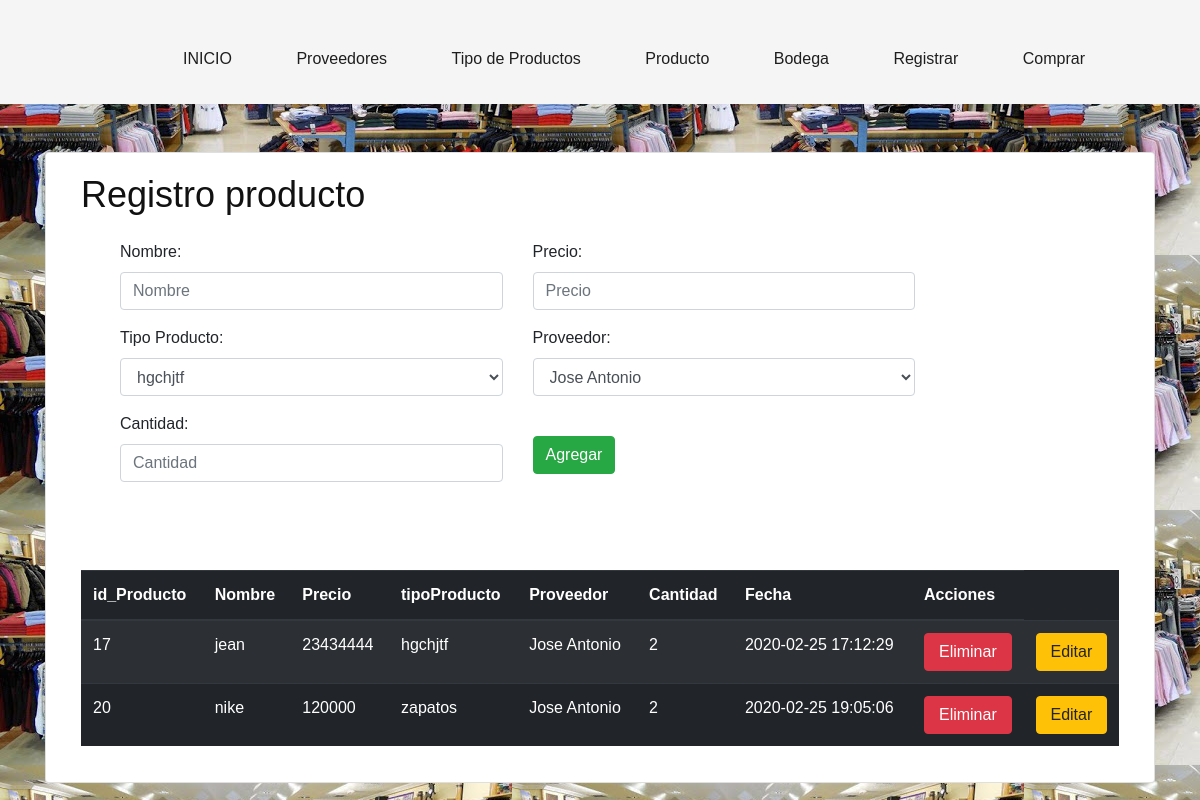
The page /Vista/producto.php on the database its author committed.
### tables this page shows
CREATE TABLE `producto` (
  `id_producto` int(11) NOT NULL,
  `nombreP` varchar(225) NOT NULL,
  `precioP` int(11) NOT NULL,
  `tipoProducto` int(11) NOT NULL,
  `proveedor` int(11) NOT NULL,
  `cantidad` int(11) NOT NULL,
  `fecha` timestamp NOT NULL DEFAULT current_timestamp()
);

CREATE TABLE `tipoproducto` (
  `id_tipo` int(11) NOT NULL,
  `descripcion` varchar(225) NOT NULL
);

CREATE TABLE `proveedor` (
  `id_proveedor` int(11) NOT NULL,
  `rut` int(11) NOT NULL,
  `nombre` varchar(225) NOT NULL,
  `celular` int(11) NOT NULL,
  `correo` varchar(225) NOT NULL,
  `direccion` varchar(225) NOT NULL
);

### Modelo/Conexion.php (called while the page is built, shortened)
<?php
class Conexion{
    private $conexion;
    public function __construct()
    {
      return  $this->conexion= new mysqli('localhost','root','','db_proyecto');
    }
    public function consultaTabla($sql)
    {
        $tabla=$this->conexion->query($sql)->fetch_all(MYSQLI_ASSOC);
        return $tabla;
    }
}
?>

### Modelo/productoModelo.php (called while the page is built, shortened)
<?php
require_once ('Conexion.php');
class Producto
{
    private $conexion;
    public function __construct()
    {
        $this->conexion=new Conexion();
    }
    public function consultaTipo()
    {
        $sql="SELECT * FROM `tipoproducto` ";
        return $this->conexion->consultaTabla($sql);
    }
    public function consultaProveedor()
    {
        $sql="SELECT * FROM `proveedor` ";
        return $this->conexion->consultaTabla($sql);
    }
    public function listar()
    {
       $sql="SELECT * FROM `producto` INNER JOIN tipoproducto ON producto.tipoProducto=tipoproducto.id_tipo
       JOIN proveedor ON producto.proveedor=proveedor.id_proveedor";
       $tabla=$this->conexion->consultaTabla($sql);
       return $tabla;
    }
}
?>

### Vista/producto.php (the view, shortened to what this page needs)
<!DOCTYPE html>
<html lang="en">
<head>
    <link rel="stylesheet" href="../boostrap/css/bootstrap.min.css">
    <link rel="stylesheet" href="../boostrap/css/body.css">
    <link rel="stylesheet" href="css/bootstrap.min.css" type="text/css">
    <link rel="stylesheet" href="css/font-awesome.min.css" type="text/css">
    <link rel="stylesheet" href="css/nice-select.css" type="text/css">
    <link rel="stylesheet" href="css/owl.carousel.min.css" type="text/css">
    <link rel="stylesheet" href="css/magnific-popup.css" type="text/css">
    <link rel="stylesheet" href="css/slicknav.min.css" type="text/css">
    <link rel="stylesheet" href="css/style.css" type="text/css">
    <link rel="stylesheet" href="../boostrap/css/body.css">
</head>
<?php
require_once ('../Modelo/productoModelo.php');
$producto=new Producto();
$lista=$producto->listar();
$tipos=$producto->consultaTipo();
$proveedores=$producto->consultaProveedor();
$nombre="";
$precio="";
$tipo="";
$proveedor="";
$cantidad="";
?>
<body style="background-image: url(img/wen2.jpeg);">
<header style="background-color:whitesmoke;" class="header-section">
        <div class="container-fluid" >
            <div class="inner-header">
                <nav class="main-menu mobile-menu">
                    <ul>
                    <li><a href="index2.html">INICIO</a></li>
                        <li><a href="proveedor.php">Proveedores</a></li>
                        <li><a href="tipoProducto.php"> Tipo de Productos</a></li>
                        <li><a href="producto.php">Producto</a></li>
                        <li><a href="bodega.php">Bodega</a></li>
                        <li><a href="cliente.php">Registrar</a></li>
                        <li><a href="ver.php">Comprar</a></li>
                    </ul>
                </nav>
            </div>
        </div>
    </header>
    <br>
    <br>
    <div class="container">
        <div class="card card-body">
            <div class="container">
            <form action="../Controlador/productoController.php" method="post">
                <h2>Registro producto</h2>
                <div class="row mx-4 my-4">
                    <div class="col-md-5">
                        <div class="form-group">
                            <label for="">Nombre:</label>
                            <input type="text" name="nombre" value="<?=$nombre?>" class="form-control" placeholder="Nombre" id="">
                        </div>
                        <div class="form-group">
                            <label for="">Tipo Producto:</label>
                            <select name="tipo" class="form-control" id="">
                                <?php
                                    foreach ($tipos as $producto) {
                                        if ($tipo==$producto['descripcion']) {
                                           ?>
                                           <option value="<?=$idT?>"selected><?=$producto?></option>
                                           <?php
                                        }else {
                                            ?>
                                            <option value="<?=$producto['id_tipo']?>"><?=$producto['descripcion']?></option>
                                            <?php
                                        }
                                        ?>
                                         <?php
                                    }
                                ?>
                            </select>
                        </div>
                        <div class="form-group">
                            <label for="">Cantidad:</label>
                            <input type="number" name="cantidad" value="<?=$cantidad?>" class="form-control" placeholder="Cantidad" id="">
                        </div>
                    </div>
                    <div class="col-md-5">
                        <div class="form-group">
                            <label for="">Precio:</label>
                            <input type="number" name="precio" value="<?=$precio?>" class="form-control" placeholder="Precio" id="">
                        </div>
                        <div class="form-group">
                            <label for="">Proveedor:</label>
                            <select name="proveedor" class="form-control" id="">
                            <?php
                                    foreach ($proveedores as $producto) {
                                        if ($proveedor==$producto['nombre']) {
                                           ?>
                                           <option value="<?=$idP?>"selected><?=$producto?></option>
                                           <?php
                                        }else {
                                            ?>
                                            <option value="<?=$producto['id_proveedor']?>"><?=$producto['nombre']?></option>
                                            <?php
                                        }
                                        ?>
                                         <?php
                                    }
                                ?>
                            </select>
                        </div>
                        <br>
                        <?php
                        if (isset($_GET['editar'])) {
                           ?>
                            <input type="submit" name="editar" value="Actualizar" class="btn btn-success " class="form-control" id="">
                           <?php
                        }else {
                            ?>
                             <input type="submit" name="insertar" value="Agregar" class="btn btn-success " class="form-control" id="">
                            <?php
                        }
                        ?>
                    </div>
                </div>
            </form>
            <br><br>
            <table class="table table-dark table-striped">
                <thead>
                    <tr>
                        <th>id_Producto</th>
                        <th>Nombre</th>
                        <th>Precio</th>
                        <th>tipoProducto</th>
                        <th>Proveedor</th>
                        <th>Cantidad</th>
                        <th>Fecha</th>
                        <th>Acciones</th>
                    </tr>
                </thead>
                <tbody>
                    <?php
                        foreach ($lista as $producto) {
                           ?>
                    <tr>
                        <td><?=$producto['id_producto']?></td>
                        <td><?=$producto['nombreP']?></td>
                        <td><?=$producto['precioP']?></td>
                        <td><?=$producto['descripcion']?></td>
                        <td><?=$producto['nombre']?></td>
                        <td><?=$producto['cantidad']?></td>
                        <td><?=$producto['fecha']?></td>
                        <td>
                            <a href="../Controlador/productoController.php?eliminar=<?=$producto['id_producto']?>" class="btn btn-danger btn-block">Eliminar</a>
                        </td>
                        <td>
                    <a href="producto.php?editar=<?=$producto['id_producto']?>" class="btn btn-warning btn-block">Editar</a>
                    </td>
                    </tr>
                           <?php
                        }
                    ?>
                </tbody>
            </table>
        </div>
    </div>
</body>
</html>

### Vista/css/style.css (style rules this page uses)
html, body { height: 100%; font-family: "Montserrat", sans-serif; -webkit-font-smoothing: antialiased; font-smoothing: antialiased; background: none; }
h1, h2, h3, h4, h5, h6 { margin: 0; color: #111111; font-weight: 500; font-family: "Montserrat", sans-serif; }
h2 { font-size: 36px; }
ul, ol { padding: 0; margin: 0; }
.header-section { height: 104px; padding-top: 38px; padding-bottom: 24px; padding-left: 45px; padding-right: 45px; }
.inner-header .main-menu { float: right; margin-right: 150px; }
.inner-header .main-menu ul li { display: inline-block; margin-left: 60px; position: relative; }
.inner-header .main-menu ul li a { color: #1e1e1e; font-size: 16px; display: inline-block; font-weight: 500; position: relative; line-height: 42px; }
.inner-header .main-menu ul li a:after { position: absolute; left: 0; bottom: 7px; width: 100%; height: 2px; background: #1e1e1e; content: ""; opacity: 0; -webkit-transform: all 0.3s; -webkit-transition: all 0.3s; transition: all 0.3s; }
@media only screen and (min-width: 1200px) and (max-width: 1340px) { .inner-header .main-menu { margin-right: 55px; } }

### rows shown on the page
producto: id_producto "17", nombreP "jean", precioP "23434444", tipoProducto.descripcion "hgchjtf", proveedor.nombre "Jose Antonio", cantidad "2", fecha "2020-02-25 17:12:29"
producto: id_producto "20", nombreP "nike", precioP "120000", tipoProducto.descripcion "zapatos", proveedor.nombre "Jose Antonio", cantidad "2", fecha "2020-02-25 19:05:06"

### other values the page prints
form field tipo "hgchjtf"
form field proveedor "Jose Antonio"
